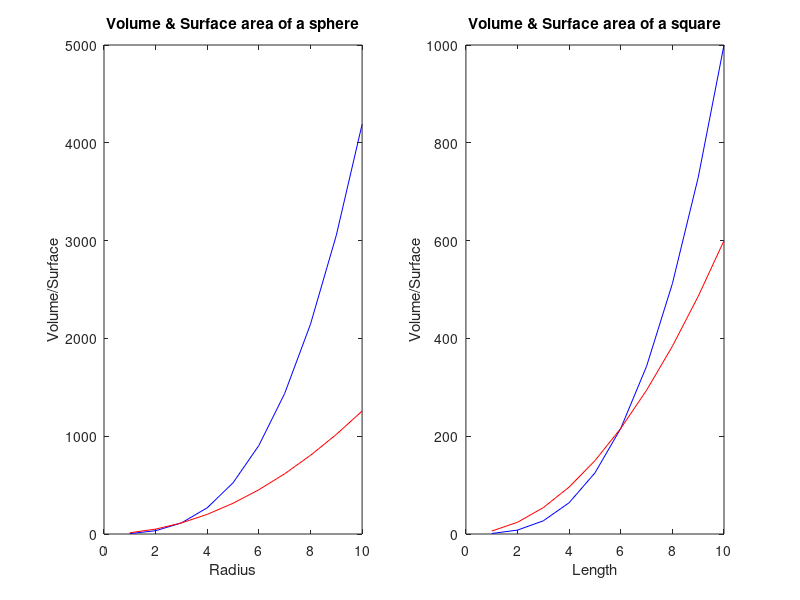

The MATLAB source for this figure:
clear
%volume and surface area of a sphere
radius = [1 2 3 4 5 6 7 8 9 10];
vsphere = (4/3) * pi * (radius .^ 3) ;
asphere = 4 * pi * (radius .^ 2) ;
subplot(1,2,1)
plot(radius,vsphere,'Color',[0,0,1]); hold on;
plot(radius,asphere,'Color',[1,0,0]);
xlabel('Radius');
ylabel('Volume/Surface')
title('Volume & Surface area of a sphere')
 
%volume & surface area of a square
length= [1 2 3 4 5 6 7 8 9 10];
vsquare= length.^3;
asquare= 6*(length.^2);
subplot(1,2,2)
plot(length,vsquare,'Color',[0,0,1]); hold on;
plot(length,asquare,'Color',[1,0,0]);
xlabel('Length');
ylabel('Volume/Surface')
title('Volume & Surface area of a square')